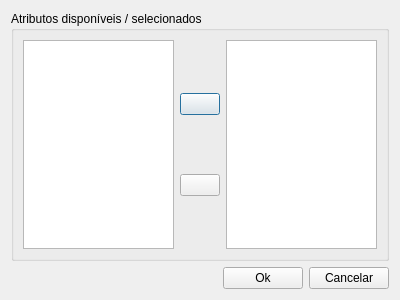
<?xml version="1.0" encoding="UTF-8"?>
<ui version="4.0">
 <class>CrossAttrDialogForm</class>
 <widget class="QDialog" name="CrossAttrDialogForm">
  <property name="geometry">
   <rect>
    <x>0</x>
    <y>0</y>
    <width>400</width>
    <height>300</height>
   </rect>
  </property>
  <property name="windowTitle">
   <string>Dialog</string>
  </property>
  <layout class="QVBoxLayout" name="verticalLayout_2">
   <item>
    <widget class="QGroupBox" name="groupBox">
     <property name="title">
      <string>Atributos disponíveis / selecionados</string>
     </property>
     <layout class="QHBoxLayout" name="horizontalLayout_3">
      <item>
       <widget class="QListWidget" name="lwAdditionalMapsAttributes"/>
      </item>
      <item>
       <layout class="QVBoxLayout" name="verticalLayout">
        <item>
         <widget class="QPushButton" name="selectBtn">
          <property name="text">
           <string/>
          </property>
          <property name="icon">
           <iconset resource="icons.qrc">
            <normaloff>:/global/icons/forward.png</normaloff>:/global/icons/forward.png</iconset>
          </property>
         </widget>
        </item>
        <item>
         <widget class="QPushButton" name="deselectBtn">
          <property name="text">
           <string/>
          </property>
          <property name="icon">
           <iconset resource="icons.qrc">
            <normaloff>:/global/icons/back.png</normaloff>:/global/icons/back.png</iconset>
          </property>
         </widget>
        </item>
       </layout>
      </item>
      <item>
       <widget class="QListWidget" name="lwAdditionalMapsAttributesSelected"/>
      </item>
     </layout>
    </widget>
   </item>
   <item>
    <layout class="QHBoxLayout">
     <item>
      <spacer name="horizontalSpacer">
       <property name="orientation">
        <enum>Qt::Horizontal</enum>
       </property>
       <property name="sizeHint" stdset="0">
        <size>
         <width>40</width>
         <height>20</height>
        </size>
       </property>
      </spacer>
     </item>
     <item>
      <widget class="QPushButton" name="okBtn">
       <property name="toolTip">
        <string>&lt;html&gt;&lt;head&gt;&lt;meta name=&quot;qrichtext&quot; content=&quot;1&quot; /&gt;&lt;style type=&quot;text/css&quot;&gt;
p, li { white-space: pre-wrap; }
&lt;/style&gt;&lt;/head&gt;&lt;body style=&quot; font-family:'MS Shell Dlg 2'; font-size:8.25pt; font-weight:400; font-style:normal;&quot;&gt;
&lt;p style=&quot; margin-top:0px; margin-bottom:0px; margin-left:0px; margin-right:0px; -qt-block-indent:0; text-indent:0px;&quot;&gt;Salvar alterações&lt;/p&gt;&lt;/body&gt;&lt;/html&gt;</string>
       </property>
       <property name="text">
        <string>Ok</string>
       </property>
       <property name="icon">
        <iconset resource="../../admin/ui/icons.qrc">
         <normaloff>:/global/icons/ok.png</normaloff>:/global/icons/ok.png</iconset>
       </property>
      </widget>
     </item>
     <item>
      <widget class="QPushButton" name="cancelBtn">
       <property name="toolTip">
        <string>&lt;html&gt;&lt;head&gt;&lt;meta name=&quot;qrichtext&quot; content=&quot;1&quot; /&gt;&lt;style type=&quot;text/css&quot;&gt;
p, li { white-space: pre-wrap; }
&lt;/style&gt;&lt;/head&gt;&lt;body style=&quot; font-family:'MS Shell Dlg 2'; font-size:8.25pt; font-weight:400; font-style:normal;&quot;&gt;
&lt;p style=&quot; margin-top:0px; margin-bottom:0px; margin-left:0px; margin-right:0px; -qt-block-indent:0; text-indent:0px; font-size:8pt;&quot;&gt;Cancelar alterações&lt;/p&gt;&lt;/body&gt;&lt;/html&gt;</string>
       </property>
       <property name="text">
        <string>Cancelar</string>
       </property>
       <property name="icon">
        <iconset resource="../../admin/ui/icons.qrc">
         <normaloff>:/global/icons/cancel.png</normaloff>:/global/icons/cancel.png</iconset>
       </property>
      </widget>
     </item>
    </layout>
   </item>
  </layout>
 </widget>
 <resources>
  <include location="../../admin/ui/icons.qrc"/>
  <include location="icons.qrc"/>
 </resources>
 <connections/>
</ui>
